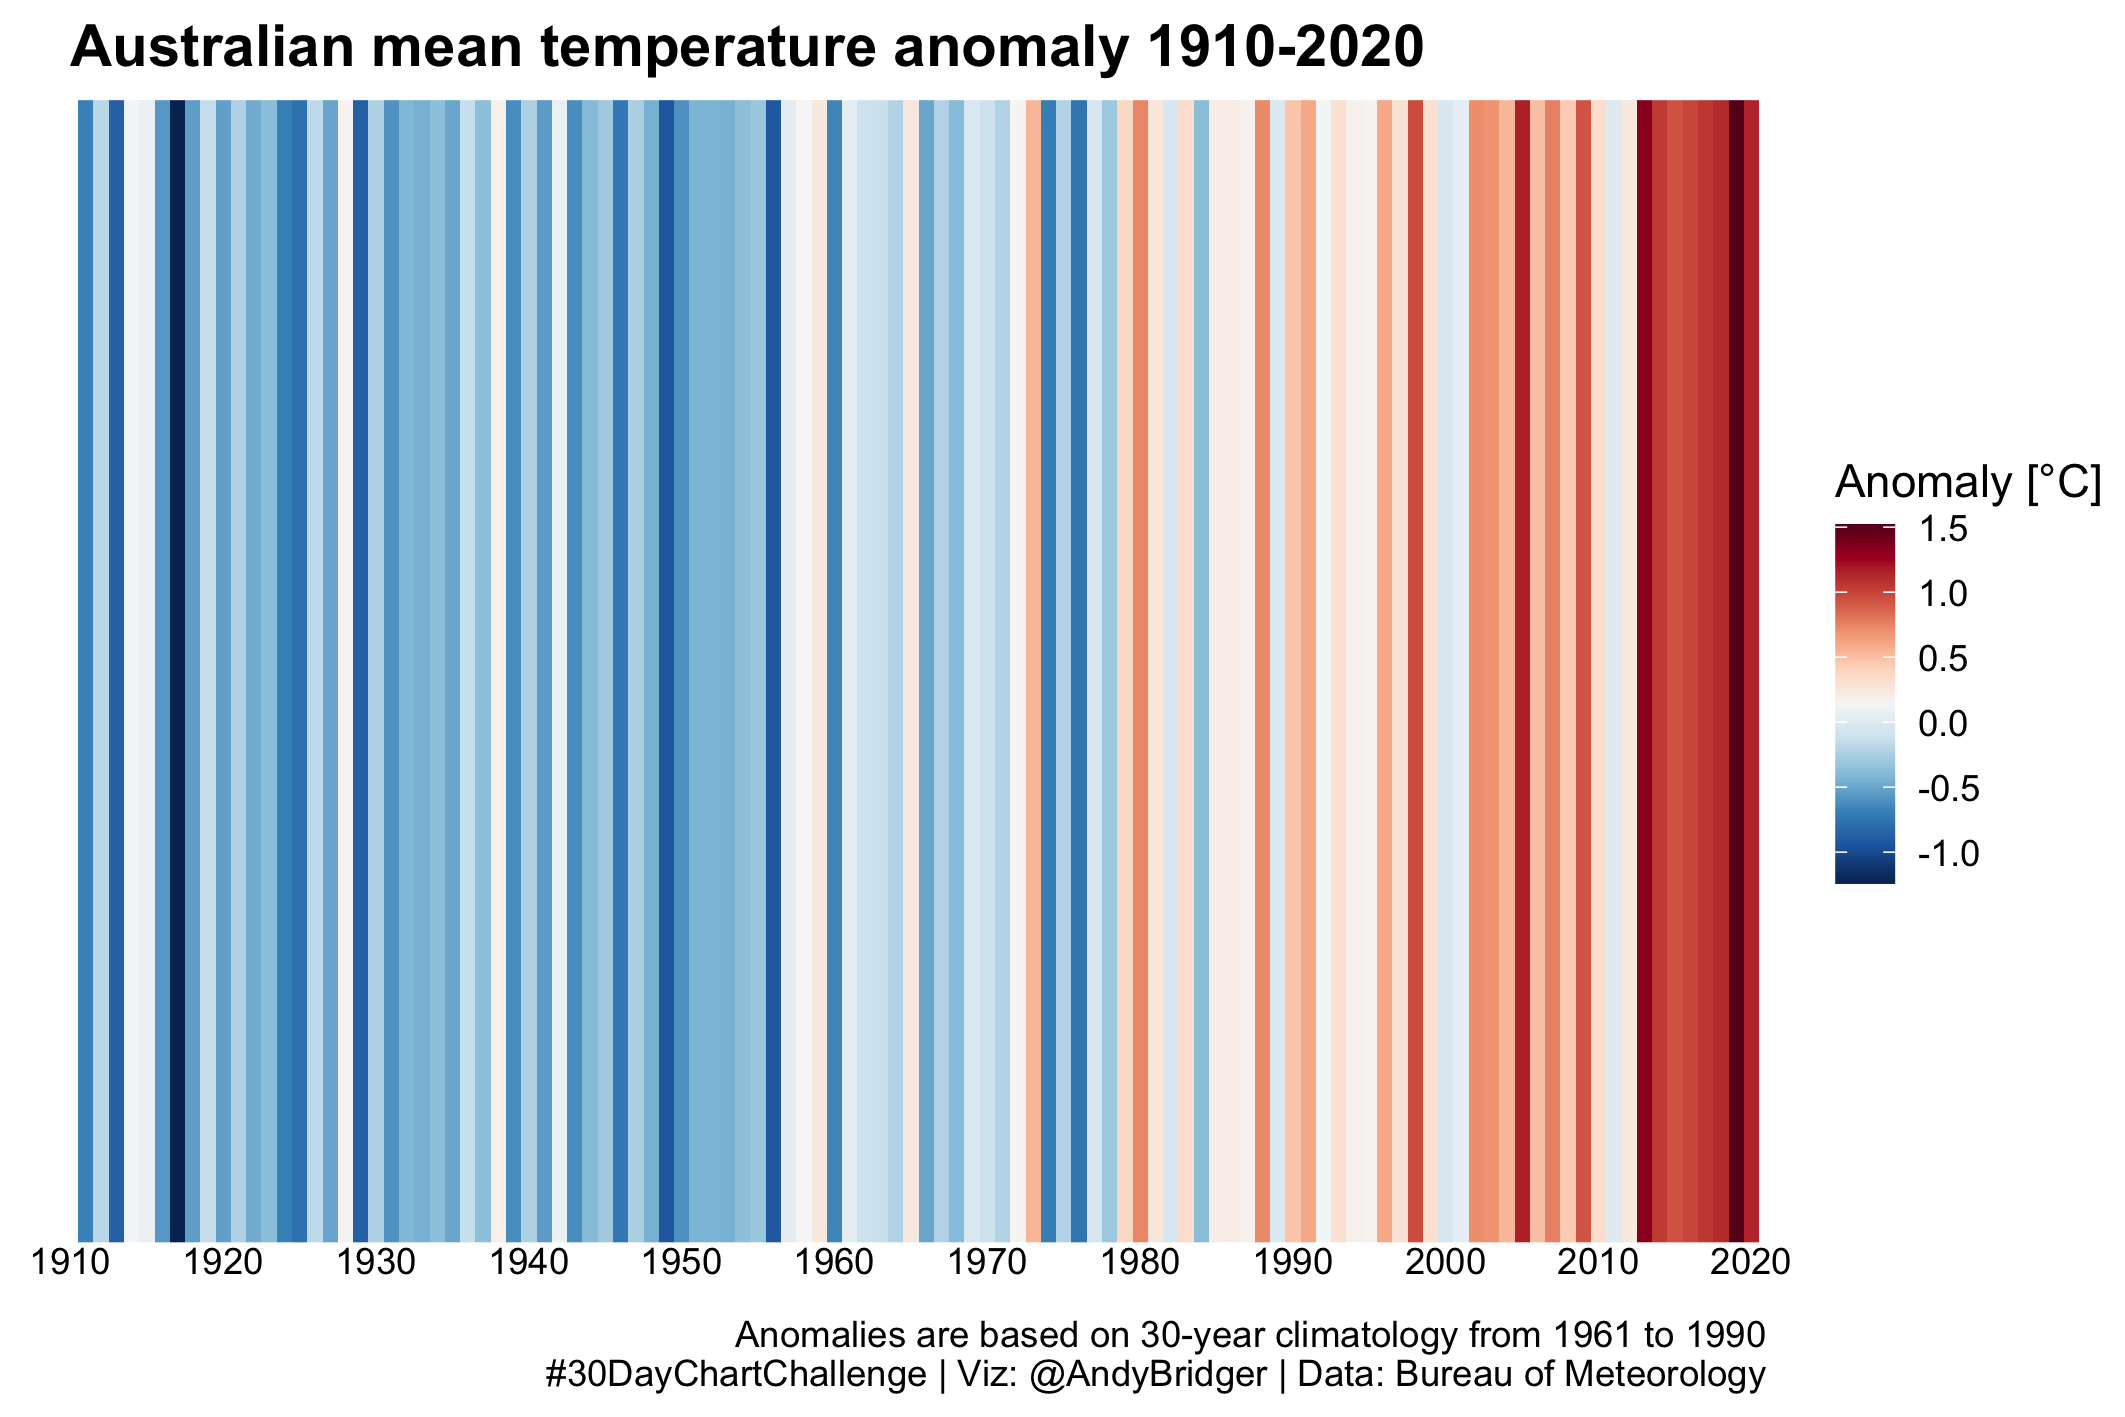

Here is the R script that generated this plot:
#day 12 | distributions | strips

#load libraries
library(tidyverse)
library(RColorBrewer)
library(ggplot2)

#read data
d12 <- read_csv("...data/day12.csv")
str(d12)

#create the strips
theme_strip <- theme_minimal()+
  theme(axis.text.y = element_blank(),
        axis.line.y = element_blank(),
        axis.title = element_blank(),
        panel.grid.major = element_blank(),
        axis.text.x = element_text(vjust = 3, color = 'black'),
        panel.grid.minor = element_blank(),
        plot.title = element_text(size = 14, face = "bold"),
        plot.margin=unit(c(0.2,0,0.2,0.5),"cm")
  )

col_strip <- brewer.pal(11, "RdBu")
brewer.pal.info

#create the plot
ch12<- ggplot(d12,
       aes(x = year, y = 1, fill = temp))+
  geom_tile()+
  scale_x_continuous(limits=c(1910, 2021), breaks = seq(1910,2020, by = 10),
               expand = c(0, 0))+
  scale_y_continuous(expand = c(0, 0))+
  scale_fill_gradientn(colors = rev(col_strip))+
  guides(fill = guide_colorbar(barwidth = 1))+
  labs(title = "Australian mean temperature anomaly 1910-2020",
       caption = "Anomalies are based on 30-year climatology from 1961 to 1990
#30DayChartChallenge | Viz: @AndyBridger | Data: Bureau of Meteorology")+
  theme_strip

#change legend title
ch12<-ch12+labs(fill="Anomaly [°C]")

#save the plot
ggsave(plot=ch12, '...charts/day12.png',width=6, height=4, scale = 3, units = 'cm')


